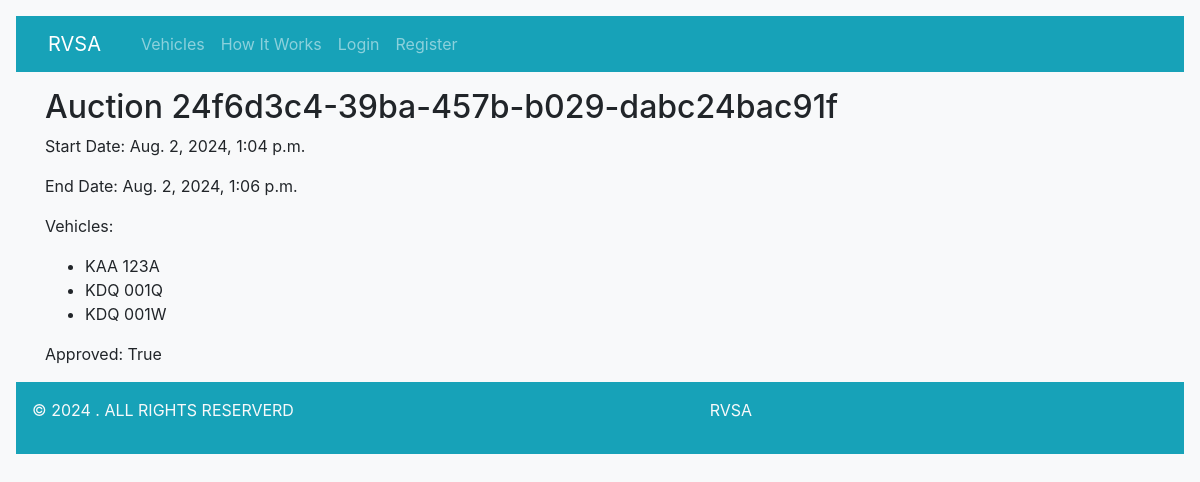
The app's page /auction/27/ with its own data.
### vehicles/models.py (models this page shows, shortened)
class Auction(models.Model):
    auction_id = models.UUIDField(default=uuid.uuid4, editable=False, unique=True)
    start_date = models.DateTimeField()
    end_date = models.DateTimeField()
    created_at = models.DateTimeField(auto_now_add=True)
    vehicles = models.ManyToManyField('Vehicle', related_name='auctions')
    approved = models.BooleanField(default=False)

class Vehicle(models.Model):
    BID_STATUS_CHOICES = [
        ('available', 'available'),
        ('on_auction', 'on_auction'),
        ('on_bid', 'on_bid'),
    ]
    v_id = models.UUIDField(default=uuid.uuid4, editable=False, unique=True)
    registration_no = models.CharField(max_length=255,unique=True)
    make = models.ForeignKey(VehicleMake, on_delete=models.CASCADE)
    model = models.ForeignKey(VehicleModel, on_delete=models.CASCADE)
    YOM = models.ForeignKey(ManufactureYear, on_delete=models.CASCADE)
    mileage = models.IntegerField(null=True, blank=True)
    created_at = models.DateTimeField(auto_now_add=True)
    updated_at = models.DateTimeField(auto_now=True)
    engine_cc = models.IntegerField()
    body_type = models.ForeignKey(VehicleBody, on_delete=models.CASCADE)
    fuel_type = models.ForeignKey(FuelType, on_delete=models.CASCADE)
    status = models.CharField(max_length=10, choices=BID_STATUS_CHOICES, default='available')
    reserve_price = models.IntegerField()
    file = models.FileField(upload_to='images/',default='images/default-vehicle.png',blank=True)
    views = models.IntegerField(default=0)
    def __str__(self):
            return self.registration_no

### vehicles/views.py (the view)
# urls.py: path('auction/<int:pk>/', views.auction_detail, name='auction_detail'),
def auction_detail(request, pk):
    auction = get_object_or_404(Auction, pk=pk)
    return render(request, 'admin/auction_details.html', {'auction': auction})

### vehicles/templates/Admin/auction_details.html (shortened to what this page needs)
{% extends "vehicles/base.html" %}
{% block content %}
<h2>Auction {{ auction.auction_id }}</h2>
<p>Start Date: {{ auction.start_date }}</p>
<p>End Date: {{ auction.end_date }}</p>
<p>Vehicles:</p>
<ul>
    {% for vehicle in auction.vehicles.all %}
    <li>{{ vehicle }}</li>
    {% endfor %}
</ul>
<p>Approved: {{ auction.approved }}</p>
{% endblock %}

### vehicles/static/vehicles/styles.css (style rules this page uses)
body { background-color: #0c7ae7; }

### records on screen
Auction: auction_id "24f6d3c4-39ba-457b-b029-dabc24bac91f", start_date "Aug. 2, 2024, 1:04 p.m.", end_date "Aug. 2, 2024, 1:06 p.m.", approved "True"
Vehicle: registration_no "KAA 123A"
Vehicle: registration_no "KDQ 001Q"
Vehicle: registration_no "KDQ 001W"
